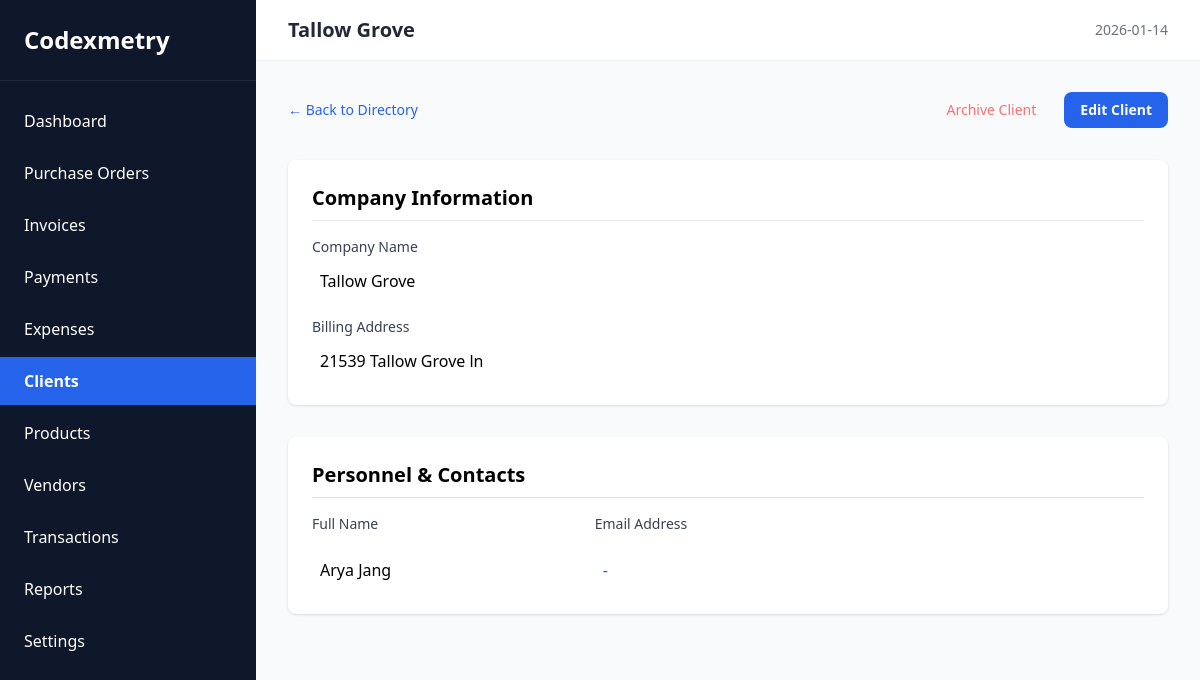
The app's page /clients/view/1 with its own data.
### tables this page shows
CREATE TABLE clients (
    id INTEGER PRIMARY KEY AUTOINCREMENT,
    company_name TEXT NOT NULL,
    address TEXT,
    is_active INTEGER DEFAULT 1
);

CREATE TABLE client_contacts (
    id INTEGER PRIMARY KEY AUTOINCREMENT,
    client_id INTEGER,
    first_name TEXT,
    last_name TEXT,
    email TEXT,
    FOREIGN KEY (client_id) REFERENCES clients(id) ON DELETE CASCADE
);

### app.py (the view)
@app.route('/clients/view/<int:id>')
def client_view(id):
    client = read_db('clients', id=id, one=True)
    if not client: # If client is archived or doesn't exist
        return redirect(url_for('clients'))
    contacts = read_db('client_contacts', active_only=False, where_clause="client_id = ?", args=(id,))
    return render_template('client_form.html', mode='view', client=client, contacts=contacts)

### app.py (called while the page is built)
@app.teardown_appcontext
def close_connection(exception):
    db = getattr(g, '_database', None)
    if db is not None:
        db.close()

@app.context_processor
def inject_metadata():
    metadata_raw = read_db(table_name='settings_metadata', active_only=False, id=1, one=True)
    metadata = dict(metadata_raw) if metadata_raw else None
    if metadata:
        tz = metadata.get('timezone', 'America/Chicago')
    else:
        tz = 'America/Chicago'
    now = datetime.now(ZoneInfo(tz))
    return dict(metadata=metadata, now=now)

### database.py (called while the page is built)
def get_db():
    db = getattr(g, '_database', None)
    if db is None:
        db_path = current_app.config['DATABASE']
        db_dir = os.path.dirname(db_path)
        if not os.path.exists(db_dir):
            os.makedirs(db_dir, exist_ok=True)
        db = g._database = sqlite3.connect(db_path)
        db.row_factory = sqlite3.Row
        db.execute('PRAGMA foreign_keys = ON;')
    return db

def read_db(table_name, active_only=True, id=None, where_clause=None, args=(), one=False):
    db = get_db()
    query = f"SELECT * FROM {table_name}"
    conditions = []
    params = list(args)
    if active_only:
        conditions.append("is_active = 1")
    if id:
        conditions.append("id = ?")
        params.append(id)
        one = True
    if where_clause:
        conditions.append(where_clause)
    if conditions:
        query += " WHERE " + " AND ".join(conditions)
    cur = db.execute(query, params)
    rv = cur.fetchall()
    return (rv[0] if rv else None) if one else rv

### templates/client_form.html (shortened to what this page needs)
{% extends 'layout.html' %}
{% block title %}
    {% if mode == 'add' %}New Client{% elif mode == 'edit' %}Edit Client{% else %}{{ client.company_name }}{% endif %}
{% endblock %}
{% block content %}
<div class="max-w-4xl mx-auto">
    <div class="flex justify-between items-center mb-8">
        <a href="{{ url_for('clients') }}" class="text-blue-600 hover:underline text-sm font-medium">
            &larr; Back to Directory
        </a>
        <div class="flex gap-3 items-center">
            {% if mode == 'view' %}
                <form action="/clients/archive/{{ client.id }}" method="POST"
                      onsubmit="return confirm('Are you sure you want to archive this client? This will hide them from active lists.')">
                    <button type="submit" class="text-red-400 px-4 py-2 rounded-lg text-sm font-medium hover:bg-red-800 transition-colors">
                        Archive Client
                    </button>
                </form>
                <a href="/clients/edit/{{ client.id }}" class="bg-blue-600 text-white px-4 py-2 rounded-lg text-sm font-bold hover:bg-blue-700 transition-colors">
                    Edit Client
                </a>
            {% endif %}
        </div>
    </div>
    <form id="client-main-form" action="{% if mode == 'add' %}/clients/add{% else %}/clients/edit/{{ client.id }}{% endif %}" method="POST">
        <section class="bg-white p-6 rounded-lg shadow mb-8">
            <h2 class="text-xl font-semibold mb-4 border-b pb-2">Company Information</h2>
            <div class="grid grid-cols-2 gap-4">
                <div class="col-span-2">
                    <label class="block text-sm font-medium text-gray-700">Company Name</label>
                    {% if mode == 'view' %}
                        <p class="mt-1 block w-full rounded-lg p-2">{{ client.company_name }}</p>
                    {% else %}
                        <input type="text" name="company_name" value="{{ client.company_name or '' }}" class="mt-1 block w-full border rounded-lg p-2" required>
                    {% endif %}
                </div>
                <div class="col-span-2">
                    <label class="block text-sm font-medium text-gray-700">Billing Address</label>
                    {% if mode == 'view' %}
                        <p class="mt-1 block w-full rounded-lg p-2 whitespace-pre-wrap">{{ client.address or '-' }}</p>
                    {% else %}
                        <textarea name="address" rows="3" class="mt-1 block w-full border rounded-lg p-2">{{ client.address or '' }}</textarea>
                    {% endif %}
                </div>
            </div>
        </section>
        <section class="bg-white p-6 rounded-lg shadow">
            <div class="flex justify-between items-center mb-4 border-b pb-2">
                <h2 class="text-xl font-semibold">Personnel & Contacts</h2>
            </div>
            <div id="contact-list" class="space-y-1">
                {% if mode == 'view' %}
                    <div class="grid grid-cols-3 gap-4 pb-2 text-sm font-medium text-gray-700">
                        <div>Full Name</div>
                        <div class="col-span-2">Email Address</div>
                    </div>
                    {% for contact in contacts %}
                        <div class="grid grid-cols-3 gap-4">
                            <div class="mt-1 block w-full rounded-md p-2">
                                {{ contact.first_name }} {{ contact.last_name }}
                            </div>
                            <div class="text-blue-600 mt-1 block w-full rounded-md p-2">
                                {{ contact.email or '-' }}
                            </div>
                        </div>
                    {% else %}
                        <div class="py-8 text-center text-gray-400 italic text-sm">
                            No contacts assigned to this client.
                        </div>
                    {% endfor %}
                {% endif %}
            </div>
        </section>
    </form>
</div>
{% endblock %}

### records on screen
clients: company_name "Tallow Grove", address "21539 Tallow Grove ln"
client_contacts: first_name "Arya", last_name "Jang", email "-"

### other values on screen
{{ label }} "Dashboard" "Purchase Orders" "Invoices" "Payments" "Expenses" "Clients" "Products" "Vendors" "Transactions" "Reports" "Settings"
{{ now.strftime('%Y-%m-%d') if now else '' }} "2026-01-14"
